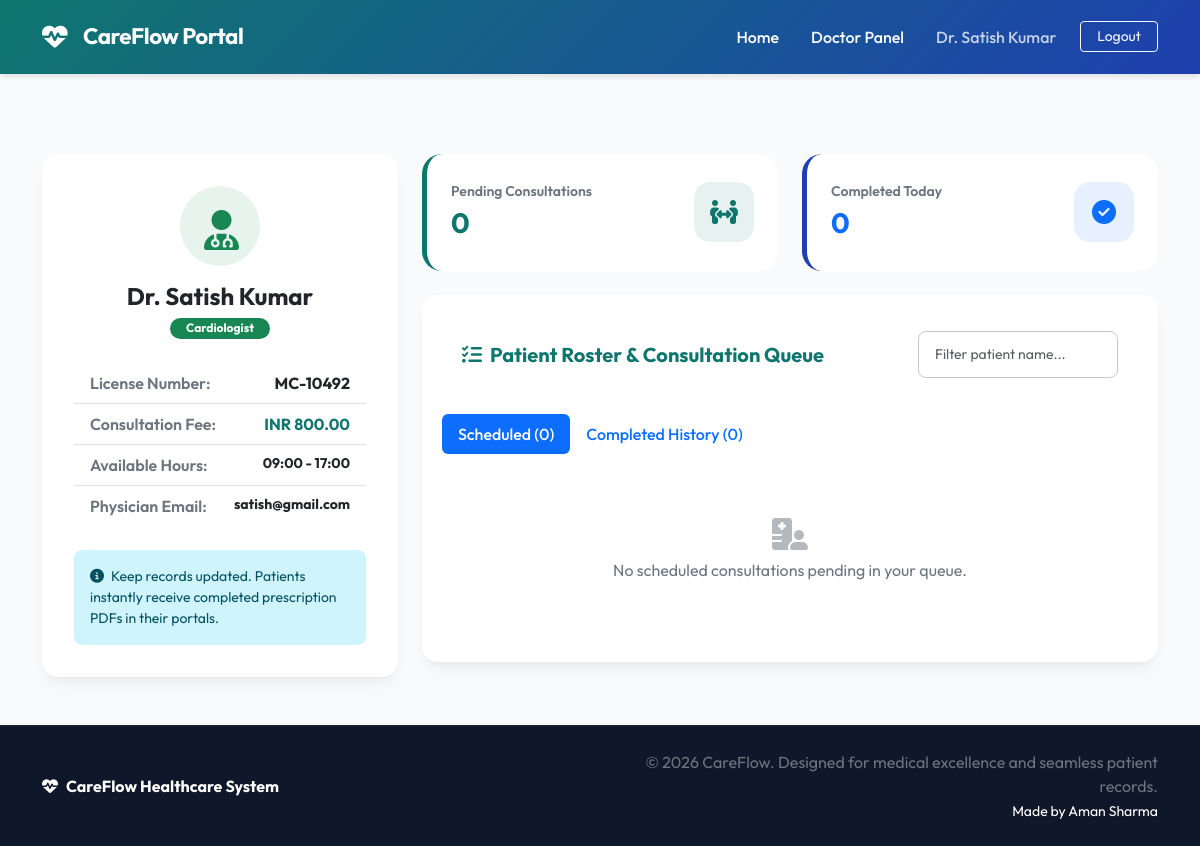
Page /doctor/dashboard (signed in) on the committed database.
### app/models.py (models this page shows, shortened)
class User(db.Model, UserMixin):
    __tablename__ = 'users'
    id = db.Column(db.Integer, primary_key=True)
    email = db.Column(db.String(150), unique=True, nullable=False)
    password_hash = db.Column(db.String(256), nullable=False)
    name = db.Column(db.String(100), nullable=False)
    role = db.Column(db.String(20), nullable=False)  # 'patient', 'doctor', 'admin'
    created_at = db.Column(db.DateTime, default=datetime.utcnow)
    patient_profile = db.relationship('Patient', backref='user', uselist=False, cascade="all, delete-orphan")
    doctor_profile = db.relationship('Doctor', backref='user', uselist=False, cascade="all, delete-orphan")

class Doctor(db.Model):
    __tablename__ = 'doctors'
    id = db.Column(db.Integer, primary_key=True)
    user_id = db.Column(db.Integer, db.ForeignKey('users.id'), unique=True, nullable=False)
    specialization = db.Column(db.String(100), nullable=False)
    license_number = db.Column(db.String(50), unique=True, nullable=False)
    consultation_fee = db.Column(db.Float, default=0.0, nullable=False)
    available_hours = db.Column(db.String(100), default="09:00 - 17:00", nullable=False)
    appointments = db.relationship('Appointment', backref='doctor', lazy=True, cascade="all, delete-orphan")
    medical_records = db.relationship('MedicalRecord', backref='doctor', lazy=True, cascade="all, delete-orphan")
    prescriptions = db.relationship('Prescription', backref='doctor', lazy=True, cascade="all, delete-orphan")

### app/doctor/routes.py (the view)
    def wrapper(*args, **kwargs):
        if not current_user.is_authenticated or current_user.role != 'doctor':
            flash("Unauthorized access. This area is reserved for Physicians.", "danger")
            return redirect(url_for('doctor.doctor_login'))
        return func(*args, **kwargs)

### app/doctor/routes.py (called while the page is built)
def doctor_only(func):
    def wrapper(*args, **kwargs):
        if not current_user.is_authenticated or current_user.role != 'doctor':
            flash("Unauthorized access. This area is reserved for Physicians.", "danger")
            return redirect(url_for('doctor.doctor_login'))
        return func(*args, **kwargs)
    wrapper.__name__ = func.__name__
    return wrapper

### app/templates/doctor/dashboard.html (shortened to what this page needs)
{% extends "base.html" %}
{% block content %}
<div class="row g-4 mb-4">
    <div class="col-lg-4">
        <div class="card p-3 h-100">
            <div class="card-body">
                <div class="text-center mb-4">
                    <div class="icon-box bg-success bg-opacity-10 text-success p-4 rounded-circle d-inline-block mb-3" style="width: 80px; height: 80px; display: flex; align-items: center; justify-content: center;">
                        <i class="fa-solid fa-user-md fs-1"></i>
                    </div>
                    <h4 class="fw-bold mb-1">Dr. {{ current_user.name }}</h4>
                    <span class="badge bg-success px-3 py-1.5 rounded-pill small">{{ doctor.specialization }}</span>
                </div>
                <ul class="list-group list-group-flush mt-3">
                    <li class="list-group-item d-flex justify-content-between py-2.5">
                        <span class="text-secondary fw-semibold">License Number:</span>
                        <span class="fw-bold">{{ doctor.license_number }}</span>
                    </li>
                    <li class="list-group-item d-flex justify-content-between py-2.5">
                        <span class="text-secondary fw-semibold">Consultation Fee:</span>
                        <span class="fw-bold text-teal" style="color: var(--primary-color);">INR {{ "%.2f"|format(doctor.consultation_fee) }}</span>
                    </li>
                    <li class="list-group-item d-flex justify-content-between py-2.5">
                        <span class="text-secondary fw-semibold">Available Hours:</span>
                        <span class="fw-bold small">{{ doctor.available_hours }}</span>
                    </li>
                    <li class="list-group-item d-flex justify-content-between py-2.5">
                        <span class="text-secondary fw-semibold">Physician Email:</span>
                        <span class="fw-bold small">{{ current_user.email }}</span>
                    </li>
                </ul>
                <div class="alert alert-info mt-4 mb-0 border-0 rounded-3 small">
                    <i class="fa-solid fa-circle-info me-1"></i>
                    Keep records updated. Patients instantly receive completed prescription PDFs in their portals.
                </div>
            </div>
        </div>
    </div>
    <div class="col-lg-8">
        <div class="row g-4 mb-4">
            <div class="col-md-6">
                <div class="stat-card">
                    <div>
                        <span class="text-secondary small fw-semibold">Pending Consultations</span>
                        <h3 class="fw-bold mt-1 text-teal" style="color: var(--primary-color);">{{ scheduled|length }}</h3>
                    </div>
                    <div class="icon-box bg-teal-soft" style="background-color: rgba(15, 118, 110, 0.1); color: var(--primary-color);">
                        <i class="fa-solid fa-people-arrows"></i>
                    </div>
                </div>
            </div>
            <div class="col-md-6">
                <div class="stat-card stat-card-blue">
                    <div>
                        <span class="text-secondary small fw-semibold">Completed Today</span>
                        <h3 class="fw-bold mt-1 text-primary" style="color: var(--secondary-color);">{{ completed|length }}</h3>
                    </div>
                    <div class="icon-box bg-primary bg-opacity-10 text-primary">
                        <i class="fa-solid fa-circle-check"></i>
                    </div>
                </div>
            </div>
        </div>
        <div class="card p-3">
            <div class="card-header border-0 d-flex flex-wrap align-items-center justify-content-between g-2">
                <h5 class="fw-bold mb-0 text-teal" style="color: var(--primary-color);"><i class="fa-solid fa-list-check me-2"></i>Patient Roster & Consultation Queue</h5>
                <div class="d-flex align-items-center">
                    <input type="text" id="search-doctors" class="form-control form-control-sm border-secondary-subtle rounded-3 py-1.5" style="max-width: 200px;" placeholder="Filter patient name...">
                </div>
            </div>
            <div class="card-body px-1">
                <ul class="nav nav-pills mb-3" id="doctorTab" role="tablist">
                    <li class="nav-item" role="presentation">
                        <button class="nav-link active" id="scheduled-tab" data-bs-toggle="pill" data-bs-target="#scheduled" type="button" role="tab" aria-controls="scheduled" aria-selected="true">
                            Scheduled ({{ scheduled|length }})
                        </button>
                    </li>
                    <li class="nav-item" role="presentation">
                        <button class="nav-link" id="completed-tab" data-bs-toggle="pill" data-bs-target="#completed" type="button" role="tab" aria-controls="completed" aria-selected="false">
                            Completed History ({{ completed|length }})
                        </button>
                    </li>
                </ul>
                <div class="tab-content" id="doctorTabContent">
                    <div class="tab-pane fade show active" id="scheduled" role="tabpanel" aria-labelledby="scheduled-tab">
                        {% if scheduled %}
                            <div class="table-responsive">
                                <table class="table align-middle">
                                    <thead>
                                        <tr>
                                            <th>Patient Name</th>
                                            <th>Blood / Gender</th>
                                            <th>Consult Date & Time</th>
                                            <th class="text-end">Clinical Actions</th>
                                        </tr>
                                    </thead>
                                    <tbody>
                                        {% for appt in scheduled %}
                                        <tr class="doctor-row">
                                            <td class="fw-bold">{{ appt.patient.user.name }}</td>
                                            <td>
                                                <span class="badge bg-danger-subtle text-danger me-1">{{ appt.patient.blood_group }}</span>
                                                <span class="badge bg-secondary-subtle text-secondary">{{ appt.patient.gender }}</span>
                                            </td>
                                            <td>
                                                <i class="fa-solid fa-calendar me-1 text-secondary"></i> {{ appt.appointment_date.strftime('%b %d, %Y') }} <br>
                                                <i class="fa-solid fa-clock me-1 text-secondary"></i> {{ appt.appointment_time.strftime('%I:%M %p') }}
                                            </td>
                                            <td class="text-end">
                                                <a href="{{ url_for('doctor.patient_history', patient_id=appt.patient.id) }}" class="btn btn-outline-secondary btn-sm rounded-3 me-2" title="View Patient History">
                                                    <i class="fa-solid fa-history"></i> History
                                                </a>
                                                <a href="{{ url_for('doctor.prescribe', appt_id=appt.id) }}" class="btn btn-primary btn-sm rounded-3">
                                                    <i class="fa-solid fa-prescription"></i> Diagnose / Rx
                                                </a>
                                            </td>
                                        </tr>
                                        {% endfor %}
                                    </tbody>
                                </table>
                            </div>
                        {% else %}
                            <div class="text-center py-5">
                                <i class="fa-solid fa-hospital-user text-secondary opacity-50 fs-2 mb-2"></i>
                                <p class="text-secondary mb-0">No scheduled consultations pending in your queue.</p>
                            </div>
                        {% endif %}
                    </div>
                </div>
            </div>
        </div>
    </div>
</div>
{% endblock %}

### app/templates/base.html (shortened to what this page needs)
<!DOCTYPE html>
<html lang="en">
<head>
    <link rel="stylesheet" href="https://cdnjs.cloudflare.com/ajax/libs/font-awesome/6.4.0/css/all.min.css">
    <link href="https://cdn.jsdelivr.net/npm/bootstrap@5.3.0/dist/css/bootstrap.min.css" rel="stylesheet">
    <link rel="stylesheet" href="{{ url_for('static', filename='css/style.css') }}">
</head>
<body>
    <nav class="navbar navbar-expand-lg navbar-dark bg-primary mb-4">
        <div class="container">
            <a class="navbar-brand d-flex align-items-center" href="{{ url_for('main_index') }}">
                <i class="fa-solid fa-heart-pulse text-white"></i>
                <span class="ms-2">CareFlow Portal</span>
            </a>
            <div class="collapse navbar-collapse" id="navbarNav">
                <ul class="navbar-nav ms-auto align-items-center">
                    <li class="nav-item">
                        <a class="nav-link text-white px-3" href="{{ url_for('main_index') }}">Home</a>
                    </li>
                    {% if current_user.is_authenticated %}
                        {% if current_user.role == 'patient' %}
                            <li class="nav-item">
                                <a class="nav-link text-white px-3" href="{{ url_for('patient.patient_dashboard') }}">My Dashboard</a>
                            </li>
                            <li class="nav-item">
                                <a class="nav-link text-white px-3" href="{{ url_for('patient.book_appt') }}">Book Appointment</a>
                            </li>
                            <li class="nav-item">
                                <span class="nav-link text-white opacity-75 px-3">Hello, {{ current_user.name }}</span>
                            </li>
                            <li class="nav-item">
                                <a class="btn btn-outline-light btn-sm ms-2 px-3 py-1.5" href="{{ url_for('patient.patient_logout') }}">Logout</a>
                            </li>
                        {% elif current_user.role == 'doctor' %}
                            <li class="nav-item">
                                <a class="nav-link text-white px-3" href="{{ url_for('doctor.doctor_dashboard') }}">Doctor Panel</a>
                            </li>
                            <li class="nav-item">
                                <span class="nav-link text-white opacity-75 px-3">Dr. {{ current_user.name }}</span>
                            </li>
                            <li class="nav-item">
                                <a class="btn btn-outline-light btn-sm ms-2 px-3 py-1.5" href="{{ url_for('doctor.doctor_logout') }}">Logout</a>
                            </li>
                        {% endif %}
                    {% endif %}
                </ul>
            </div>
        </div>
    </nav>
    <main class="container my-4 flex-grow-1">
        {% block content %}{% endblock %}
    </main>
    <footer class="footer mt-auto py-4">
        <div class="container text-center">
            <div class="row align-items-center">
                <div class="col-md-6 text-md-start mb-3 mb-md-0">
                    <span class="fw-bold text-white"><i class="fa-solid fa-heart-pulse me-2"></i>CareFlow Healthcare System</span>
                </div>
                <div class="col-md-6 text-md-end">
                    <span class="text-secondary">&copy; 2026 CareFlow. Designed for medical excellence and seamless patient records. <br> <small class="text-white">Made by Aman Sharma</small></span>
                </div>
            </div>
        </div>
    </footer>
</body>
</html>

### app/static/css/style.css (style rules this page uses)
:root { --primary-color: #0f766e; --primary-hover: #0d9488; --secondary-color: #1e40af; --accent-color: #06b6d4; --bg-light: #f8fafc; --card-shadow: 0 10px 15px -3px rgba(0, 0, 0, 0.05), 0 4px 6px -4px rgba(0, 0, 0, 0.05); --hover-shadow: 0 20px 25px -5px rgba(0, 0, 0, 0.1), 0 8px 10px -6px rgba(0, 0, 0, 0.1); }
body { font-family: 'Outfit', 'Inter', -apple-system, BlinkMacSystemFont, "Segoe UI", Roboto, sans-serif; background-color: var(--bg-light); color: #1e293b; display: flex; flex-direction: column; min-height: 100vh; }
.navbar { background: linear-gradient(135deg, var(--primary-color), var(--secondary-color)) !important; box-shadow: 0 4px 6px -1px rgba(0, 0, 0, 0.1); padding: 15px 0; }
.navbar-brand { font-weight: 700; font-size: 1.4rem; letter-spacing: -0.5px; }
.navbar-brand i { margin-right: 8px; font-size: 1.6rem; }
.nav-link { font-weight: 500; transition: all 0.3s ease; }
.card { border: none; border-radius: 16px; box-shadow: var(--card-shadow); transition: all 0.3s cubic-bezier(0.4, 0, 0.2, 1); overflow: hidden; }
.card-header { background-color: #ffffff; border-bottom: 1px solid #f1f5f9; padding: 20px 24px; font-weight: 600; }
.form-control, .form-select { border-radius: 10px; padding: 12px 16px; border: 1px solid #cbd5e1; transition: all 0.2s ease; }
.stat-card { background: white; padding: 24px; border-radius: 20px; display: flex; align-items: center; justify-content: space-between; border-left: 5px solid var(--primary-color); }
.stat-card-blue { border-left-color: var(--secondary-color); }
.stat-card .icon-box { width: 60px; height: 60px; border-radius: 16px; display: flex; align-items: center; justify-content: center; font-size: 1.5rem; }
footer { background-color: #0f172a; color: #94a3b8; padding: 30px 0; margin-top: auto; border-top: 1px solid #1e293b; }

### rows in the picture
User: name "Satish Kumar", email "satish@gmail.com"
Doctor: specialization "Cardiologist", license_number "MC-10492", consultation_fee "800.00", available_hours "09:00 - 17:00"

### other values in the picture
{{ scheduled|length }} "0"
{{ completed|length }} "0"
